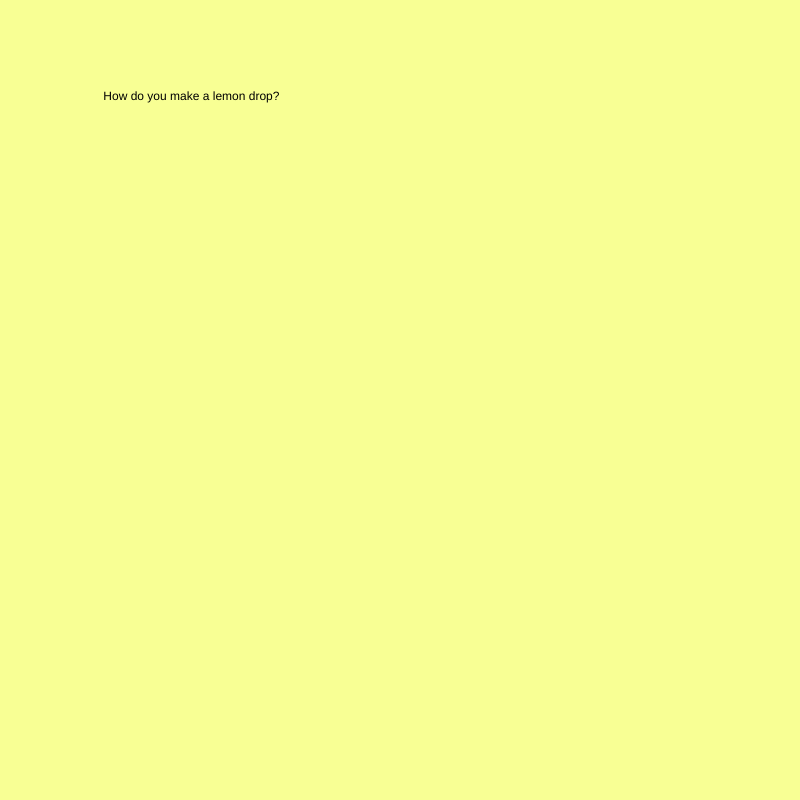
Frame 1 (no input)
Frame 60 (no input): identical to frame 1, image omitted
Frame 120 (the mouse pressed at the canvas centre since frame 60): identical to frame 1, image omitted

The p5.js sketch that drew this single still picture (run headless with seeded random() and noise() and a simulated clock; from frame 60 on, the mouse is pressed at the canvas centre):

// p5.js sketch
// ── sketch.js
var myState = 0;
var timer = 0;

function setup() {
  createCanvas (800,800);

}

function draw() {
background ('#F8FF94') ;
switch (myState) {
  case 0:
  text (" How do you make a lemon drop? ", 100,100) ;
timer++;
if (timer > 200){
  myState =1 ;
  timer=0;
}
    break;

  case 1:
  text ("Just let it fall.",300,300) ;
  timer++;
  if (timer > 200){
    myState =0 ;
    timer=0;
    break;

}
}
}
